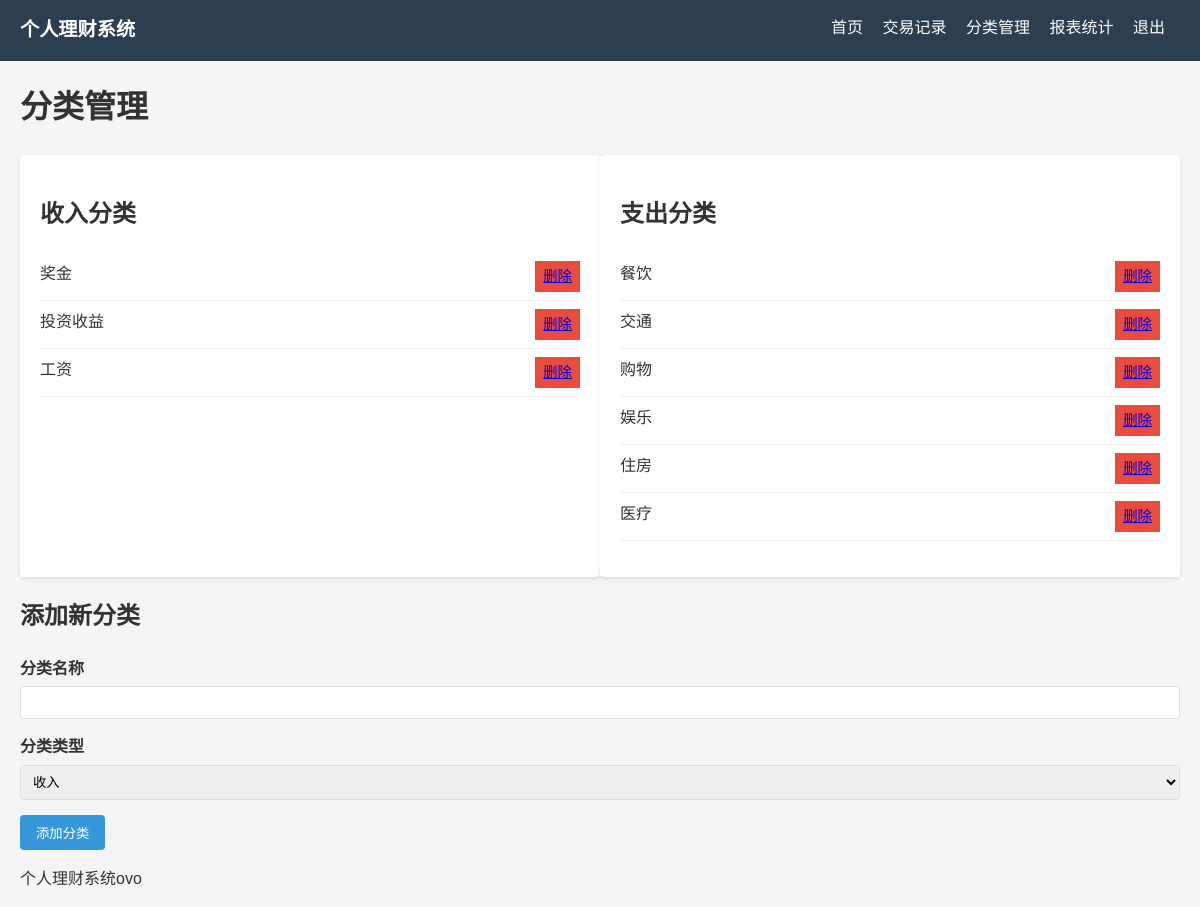
/categories (signed in), run on the app's committed database.
### models.py (models this page shows)
class Category(db.Model):
    id = db.Column(db.Integer, primary_key=True)
    name = db.Column(db.String(80), nullable=False)
    type = db.Column(db.String(20), nullable=False)  # 'income' or 'expense'
    user_id = db.Column(db.Integer, db.ForeignKey('user.id'), nullable=False)
    transactions = db.relationship('Transaction', backref='category', lazy=True)

### app.py (the view)
    @app.route('/categories')
    @login_required
    def categories():
        income_categories = Category.query.filter_by(
            user_id=current_user.id, type='income').all()
        expense_categories = Category.query.filter_by(
            user_id=current_user.id, type='expense').all()
        return render_template('categories.html',
                               income_categories=income_categories,
                               expense_categories=expense_categories)

### templates/categories.html (shortened to what this page needs)
{% extends "base.html" %}
{% block content %}
    <h1>分类管理</h1>
    <div class="category-sections">
        <div class="category-section">
            <h2>收入分类</h2>
            <ul>
                {% for category in income_categories %}
                    <li>
                        {{ category.name }}
                        <a href="{{ url_for('delete_category', id=category.id) }}"
                           class="btn-sm btn-danger"
                           onclick="return confirm('确定要删除此分类吗？')">删除</a>
                    </li>
                {% endfor %}
            </ul>
        </div>
        <div class="category-section">
            <h2>支出分类</h2>
            <ul>
                {% for category in expense_categories %}
                    <li>
                        {{ category.name }}
                        <a href="{{ url_for('delete_category', id=category.id) }}"
                           class="btn-sm btn-danger"
                           onclick="return confirm('确定要删除此分类吗？')">删除</a>
                    </li>
                {% endfor %}
            </ul>
        </div>
    </div>
    <h2>添加新分类</h2>
    <form method="post" action="{{ url_for('add_category') }}">
        <div class="form-group">
            <label for="name">分类名称</label>
            <input type="text" id="name" name="name" required>
        </div>
        <div class="form-group">
            <label for="type">分类类型</label>
            <select id="type" name="type" required>
                <option value="income">收入</option>
            </select>
        </div>
        <button type="submit" class="btn">添加分类</button>
    </form>
{% endblock %}

### static/style.css (style rules this page uses)
body { font-family: 'Arial', sans-serif; line-height: 1.6; margin: 0; padding: 0; color: #333; background-color: #f5f5f5; }
.btn { display: inline-block; background-color: #3498db; color: white; padding: 8px 16px; border-radius: 4px; text-decoration: none; border: none; cursor: pointer; }
.btn-sm { padding: 4px 8px; font-size: 0.9em; }
.btn-danger { background-color: #e74c3c; }
.form-group { margin-bottom: 15px; }
label { display: block; margin-bottom: 5px; font-weight: bold; }
input[type="text"], input[type="password"], input[type="email"], input[type="date"], select { width: 100%; padding: 8px; border: 1px solid #ddd; border-radius: 4px; box-sizing: border-box; }
.category-sections { display: flex; justify-content: space-between; margin: 20px 0; }
.category-section { width: 48%; background-color: white; padding: 20px; border-radius: 4px; box-shadow: 0 2px 4px rgba(0, 0, 0, 0.1); }
.category-section ul { list-style-type: none; padding: 0; }
.category-section li { padding: 8px 0; border-bottom: 1px solid #eee; display: flex; justify-content: space-between; }

### data on the page
Category: name "奖金"
Category: name "投资收益"
Category: name "工资"
Category: name "餐饮"
Category: name "交通"
Category: name "购物"
Category: name "娱乐"
Category: name "住房"
Category: name "医疗"
